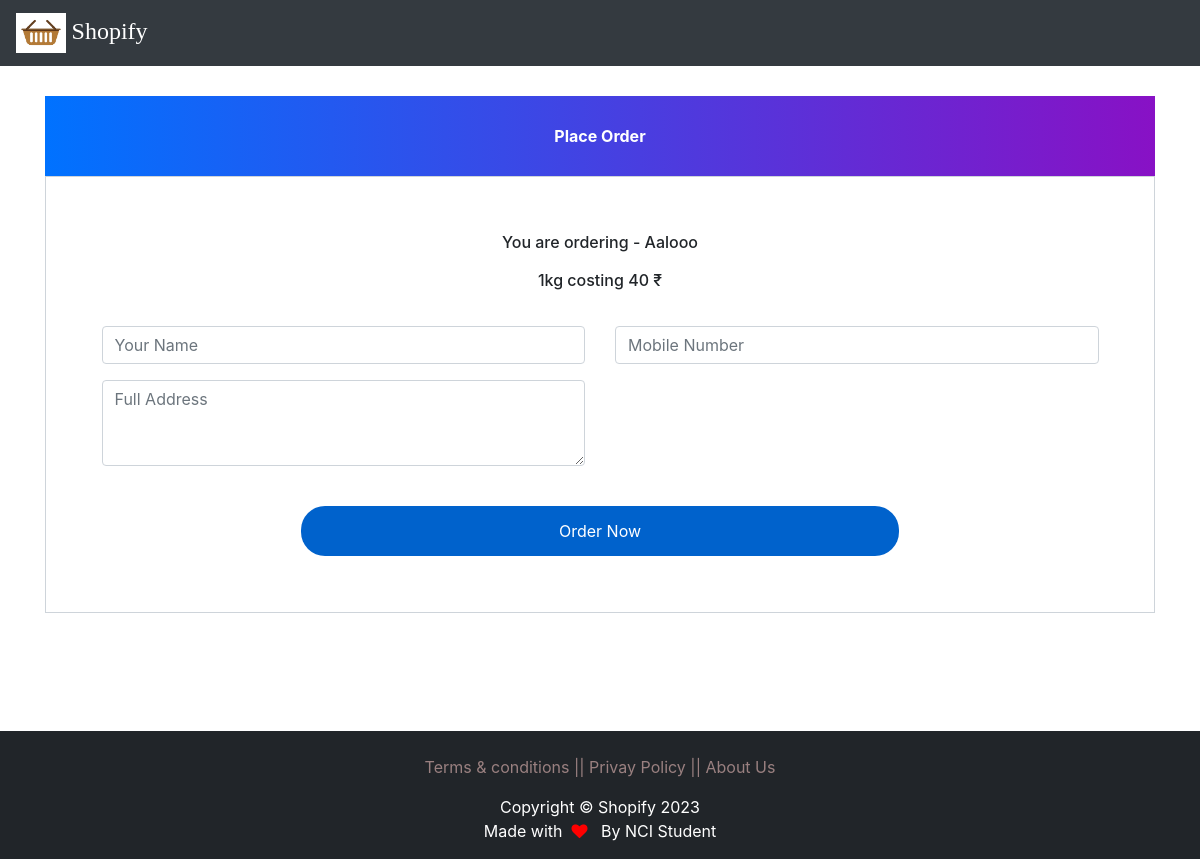
Page /order-product/8 on the committed database.
### bazaar/models.py (models this page shows, shortened)
class Product(models.Model):
    englishname=models.CharField(max_length=300)
    photo= models.ImageField(upload_to='images/products/',null=True,blank=True)
    categoryid=models.PositiveIntegerField(null=True)
    categoryname=models.CharField(max_length=200,null=True)
    price=models.PositiveIntegerField(null=True)
    quantity=models.CharField(max_length=100)

### bazaar/views.py (the view, shortened to what this page needs)
# urls.py: path('order-product/<int:pk>', views.order_product_view,name='order-product'),
def order_product_view(request,pk):
    order=models.Order()
    order.product=models.Product.objects.get(id=pk)
    order.category=models.Category.objects.get(id=order.product.categoryid)
    order.price=order.product.price
    form1=forms.OrderForm()
    mydict={
        'form1':form1,
        'product':models.Product.objects.get(id=pk),
    }
    return render(request,'bazaar/place_order.html',context=mydict)

### bazaar/forms.py
class OrderForm(forms.ModelForm):
    class Meta:
        model=models.Order
        fields=['address','mobile','customername']
        widgets = {
        'address':forms.Textarea(attrs={'rows': 3, 'cols': 30})
        }

### templates/bazaar/place_order.html (shortened to what this page needs)
{% include "bazaar/navbar.html" %}
{% load widget_tweaks %}
{% load static %}
<head>
  <link href="//maxcdn.bootstrapcdn.com/bootstrap/4.1.1/css/bootstrap.min.css" rel="stylesheet" id="bootstrap-css">
</head>
{% include "bazaar/loader_whatsapp.html" %}
<form method="post" enctype="multipart/form-data">
  <div class="container register-form">
    <div class="form">
      <div class="note">
        <p>Place Order</p>
      </div>
      <div class="form-content">
       <h6>
            <center>You are ordering - {{product.englishname}}</center><br>
            <p class="card-title text-center">  {{ product.quantity}} costing {{ product.price}} ₹ </p>
       </h6> <br>
        <div class="row">
          <div class="col-md-6">
            <div class="form-group">
                {% render_field form1.customername required="true" class="form-control" placeholder="Your Name" %}
              </div>
              <div class="form-group">
                {% render_field form1.address required="true" class="form-control" placeholder="Full Address" %}
              </div>
          </div>
          <div class="col-md-6">
            <div class="form-group">
                {% render_field form1.mobile required="true" class="form-control" placeholder="Mobile Number" %}
              </div>
          </div>
        </div><br>
       <center> <button type="submit" class="btnSubmit">Order Now</button></center>
      </div>
    </div>
  </div>
</form>
{% include "bazaar/footer.html" %}

### templates/bazaar/place_order.html (style rules this page uses)
.note { text-align: center; height: 80px; background: -webkit-linear-gradient(left, #0072ff, #8811c5); color: #fff; font-weight: bold; line-height: 80px; }
.form-content { padding: 5%; border: 1px solid #ced4da; margin-bottom: 2%; }
.form-control { border-radius: 1.5rem; }
.btnSubmit { border: none; border-radius: 1.5rem; padding: 1%; width: 60%; height:50px; cursor: pointer; background: #0062cc; color: #fff; }

### templates/bazaar/footer.html (style rules this page uses)
p { text-align: center; }

### rows in the picture
Product: englishname "Aalooo", quantity "1kg", price "40"
